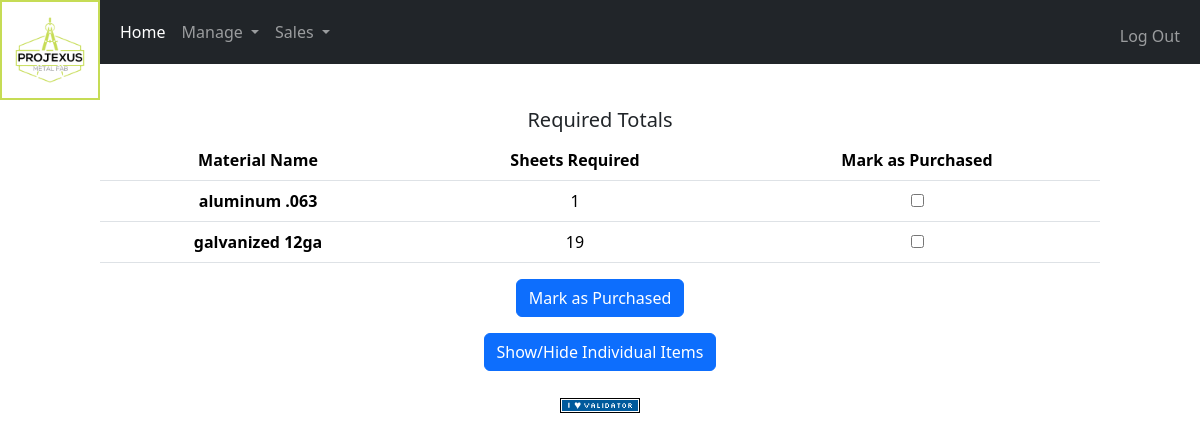
/ordermaterials (signed in), run on the app's committed database.
### tables this page shows
CREATE TABLE "materials" ('id' INTEGER PRIMARY KEY NOT NULL, 'name' TEXT, 'gauge' INTEGER, 'charge' REAL);

### app.py (the view)
@app.route("/ordermaterials", methods=["GET", "POST"])
@render.login_required
def ordermaterials():
    if request.method == "POST":
        selected_ids = request.form.getlist('ordered')
        if "buyAll" in request.form:
            for id in selected_ids:
                items = db.execute(
                    "UPDATE items SET material_purchase_status=1 WHERE material_id=?", id)
        if "buySome" in request.form:
            for id in selected_ids:
                items = db.execute("UPDATE items SET material_purchase_status=1 WHERE id=?", id)
        return render.order_materials_page()
    else:
        return render.order_materials_page()

### app.py (called while the page is built)
@app.after_request
def after_request(response):
    response.headers["Cache-Control"] = "no-cache, no-store, must-revalidate"
    response.headers["Expires"] = 0
    response.headers["Pragma"] = "no-cache"
    return response

### render.py (called while the page is built)
def login_required(f):
    @wraps(f)
    def decorated_function(*args, **kwargs):
        if session.get("user_id") is None:
            return redirect("/login")
        return f(*args, **kwargs)
    return decorated_function

def load_materials():
    return db.execute("SELECT * FROM materials ORDER BY name")

### templates/ordermaterials.html (shortened to what this page needs)
{% extends "layout.html" %}
{% block main %}
    <div class="pagebody d-block justify-content-center">
        <form id="orderAllMaterials" action="/ordermaterials" method="post">
            <h5 class="text-center span">Required Totals</h5>
            <table class="table table-hover">
                <thead>
                    <tr>
                        <th scope="col">Material Name</th>
                        <th scope="col">Sheets Required</th>
                        <th scope="col">Mark as Purchased</th>
                    </tr>
                </thead>
                <tbody>
                    {% if materialTotals|length >=1 %}
                        {% for material in materialTotals %}
                            <tr>
                                <th scope="row">{{ material.name }}</th>
                                <td>{{ material.needed }}</td>
                                <td><input type="checkbox" name="ordered" value="{{ material.id }}"></td>
                            </tr>
                        {% endfor %}
                    {% endif %}
                </tbody>
            </table>
            <div class="mb-3 form-group text-center">
                <button class="btn btn-primary" type="submit" name="buyAll">Mark as Purchased</button>
            </div>
        </form>
        <div class="mb-3 form-group text-center">
            <button id="expand" class="btn btn-primary">Show/Hide Individual Items</button>
        </div>
    </div>
{% endblock %}

### static/styles.css (style rules this page uses)
.span { flex-basis: 100%; }
th { text-align: center; }
td { text-align: center; }

### data on the page
materials: name "aluminum .063", needed "1"
materials: name "galvanized 12ga", needed "19"
